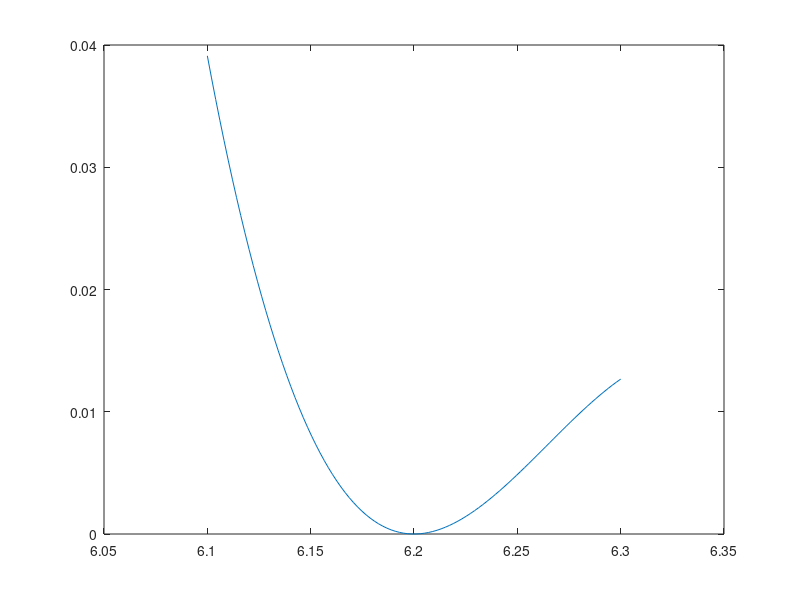

Here is the MATLAB script that generated this plot:
%% Question 1
%https://i.imgur.com/nCa9HSR.png
%https://i.imgur.com/sVQdPst.png

%% Question 2
%https://i.imgur.com/oyrPBRE.png
%https://i.imgur.com/NyVPD99.png
f=@(x)-1/5*(x-5).^3+3*sin(3*x)-22/5;
dfdx=@(x)-3/5*(x-5).^2+9*cos(3*x);

L=@(x,a)(f(a)+dfdx(a).*(x-a));

a=6.2;
k=dfdx(a)
m=L(0,a)

L=@(x)k*x+m

E=@(x)abs(f(x)-L(x))

x=linspace(6.1,6.3);

plot(x,E(x))

